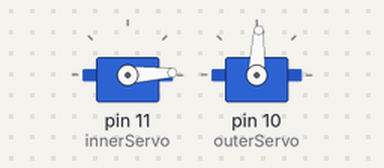
The sketch below on a simulated Arduino Uno, built with avr-gcc and run on an emulated ATmega328P. Parts: 2 × servo.

Above: at 0.05 s.
At 0.65 s:
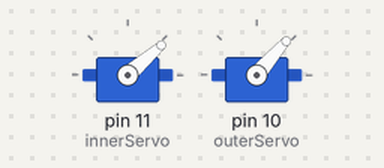
At 1.25 s:
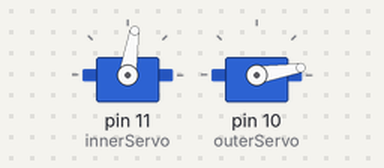
At 2.5 s:
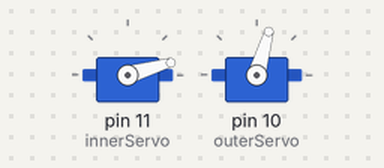
Timing chart, 0 to 6.3 s (numbered marks = the images above):
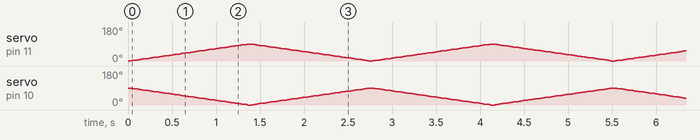

The sketch:

dual_servo.ino
```cpp
#include <Servo.h>

// ---------------- SERVOS ----------------
Servo innerServo;
Servo outerServo;

void setup() {
  innerServo.attach(11);  // Arduino pin 11 = ATmega328P pin 17
  outerServo.attach(10);  // Arduino pin 10 = ATmega328P pin 16
}

void loop() {
  //Sweep 0 to 180
  for (int angle = 0; angle <= 90; angle += 1) {
    innerServo.write(angle);
    outerServo.write(90-angle);
    delay(15);
  }

  // Sweep back 180 to 0
  for (int angle = 90; angle >= 0; angle -= 1) {
    innerServo.write(angle);
    outerServo.write(90-angle);
    delay(15);
  }
}
```
